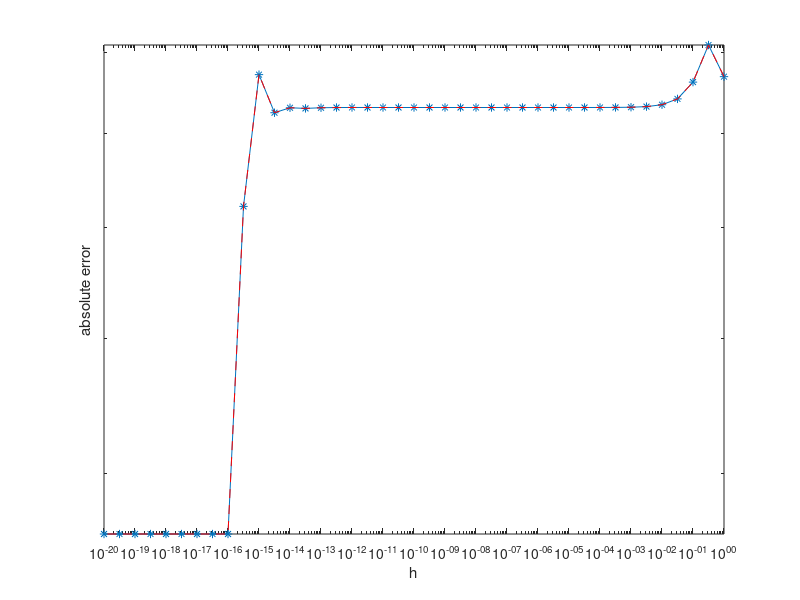

Recreate this plot in MATLAB.

% compute the value of the point and exact derivative
x0  = 1.2;
f0  = sin(x0);
fp  = cos(x0);
fpp =-sin(x0);

% create a vector of h values to use
n  = 0:0.5:20;
h  = 10.^(-1*n);

% evaluate the discrete derivative approximation
dfp = (2./h) .* ( (sin((x0+h)- x0)/2) .* (cos((x0 + h)+x0)/2) ) ;

err = abs(fp - dfp);

% plot the error and the expected error
loglog(h,err,'-*',h,err,'r--');
xlabel('h');
ylabel('absolute error');
axis tight